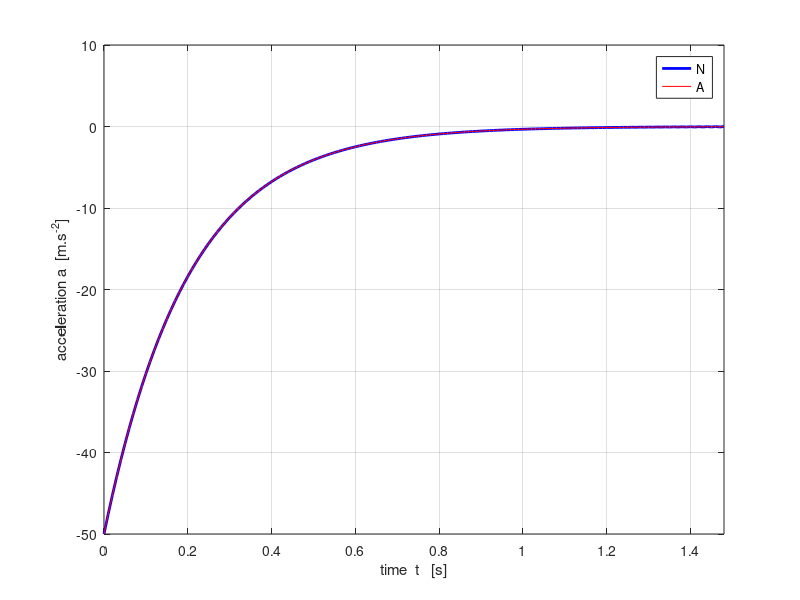
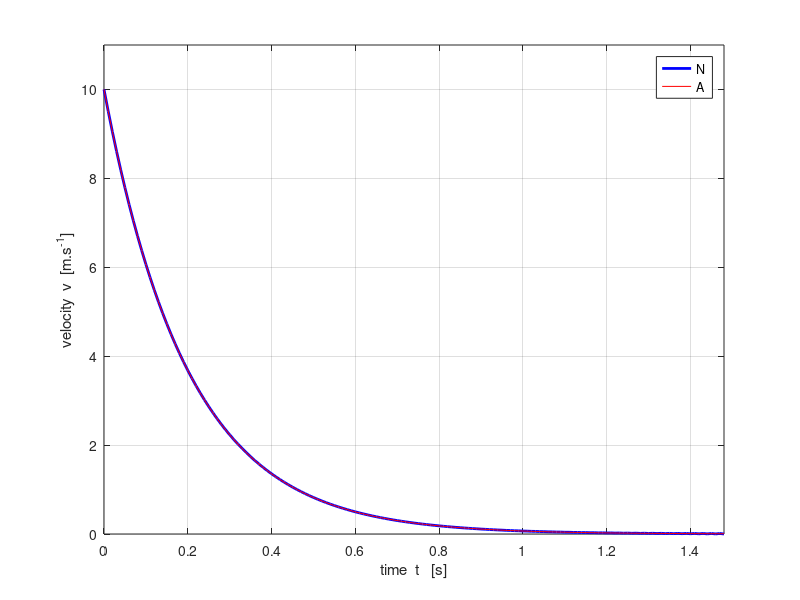
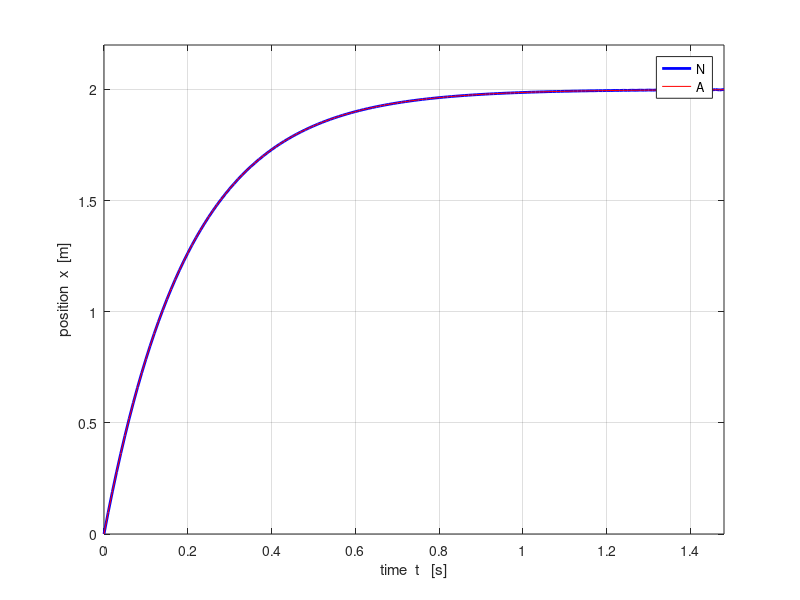
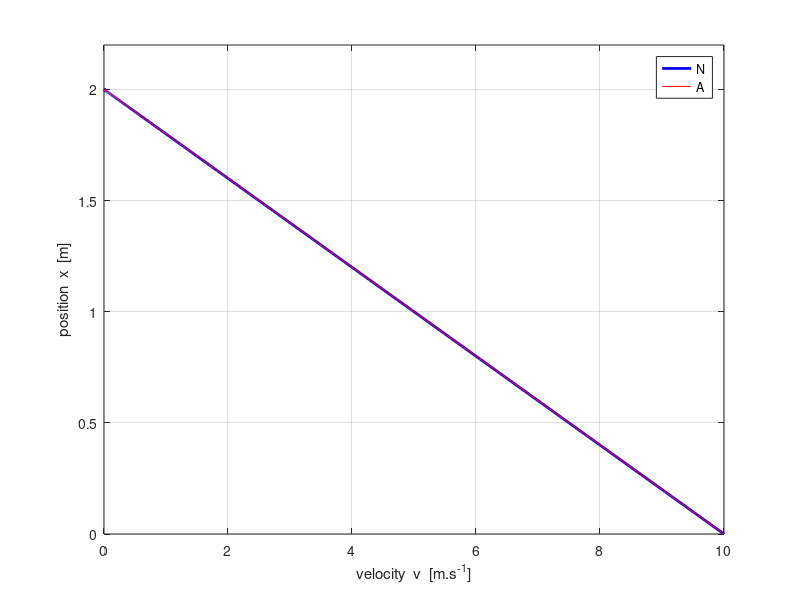

The MATLAB script that drew these images, in order:
% mec_fr_bv.m
% 20 apr 2015
% Ian Cooper   School of Physics   University of Sydney
% cooper@physics.usyd.edu.au
% ../mphome.htm
clear all
close all
clc

% Input Parameters -------------------------------------------------------
   m = 2;
   b = 10;
   v0 = 10;
   dt = 1e-2;

% SETUP ------------------------------------------------------------------
   k = (b/m)*dt;
   t(1) = 0; t(2) = dt;
   v(1) = v0;
   a(1) = -(b/m) * v(1);
   v(2) = v(1) + a(1) * dt;
   a(2) = -(b/m) * v(2);
   v(2) = v(1) + 0.5*(a(1)+a(2)) * dt;
    
   flag = 1;
   c = 3;

% NUMERICAL APPROACH -----------------------------------------------------

while flag > 0,
    v(c) = v(c-2) - 2* k * v(c-1);
    t(c) = t(c-1) + dt;
    if v(c) < 0
        flag = -10;
    end;
    c = c + 1;
end

x(1) = 0;
x(2) = 0.5*(v(1)+v(2)) * dt;

for cc = 3 : c-1
 x(cc) = x(cc-2) + 2*dt*v(cc-1);    
end

a = - (b/m) .* v;

% ANALYTICAL ANALYSIS ---------------------------------------------------
vA = v0 .* exp(-b*t/m);
xA = (m*v0/b) .* (1-exp(-b*t/m));
xAv = (b/m) .* (v0 - v);
aA = -(b/m) .* vA;

xStop = m*v0/b
tau = m/b
tau5 = 5*tau

figure(1)   % acceleration ------------------------------------------------
fs = 9;
set(gcf,'units','normalized','position',[0.1 0.2 0.18 0.22]);
tx = 'time  t   [s]';
ty = 'acceleration a  [m.s^{-2}]';
xP = t; yP = a;
Xrange = [0 1.0 * max(xP)];
Yrange = [0 1.1 * max(yP)];
   plot(xP,yP,'b','lineWidth',2)
hold on
yP = aA;
    plot(xP,yP,'r')
grid on
xlabel(tx); ylabel(ty);
set(gca,'Xlim',Xrange);
%set(gca,'Ylim',Yrange);
legend('N','A');

figure(2)   % velocity ----------------------------------------------------
fs = 9;
set(gcf,'units','normalized','position',[0.3 0.2 0.18 0.22]);
tx = 'time  t   [s]';
ty = 'velocity  v  [m.s^{-1}]';
xP = t; yP = v;
Xrange = [0 1.0 * max(xP)];
Yrange = [0 1.1 * max(yP)];
   plot(xP,yP,'b','lineWidth',2)
hold on
yP = vA;
    plot(xP,yP,'r')
grid on
xlabel(tx); ylabel(ty);
set(gca,'Xlim',Xrange);
set(gca,'Ylim',Yrange);
legend('N','A');


figure(3)    % displacement ---------------------------------------------
fs = 9;
set(gcf,'units','normalized','position',[0.5 0.2 0.18 0.22]);
tx = 'time  t   [s]';
ty = 'position  x  [m]';
xP = t; yP = x;
Xrange = [0 1.0 * max(xP)];
Yrange = [0 1.1 * max(yP)];
   plot(xP,yP,'b','lineWidth',2)
hold on
yP = xA;
    plot(xP,yP,'r')
grid on
xlabel(tx); ylabel(ty);
set(gca,'Xlim',Xrange);
set(gca,'Ylim',Yrange);
legend('N','A');

figure(4)    % displacement ---------------------------------------------
fs = 9;
set(gcf,'units','normalized','position',[0.7 0.2 0.18 0.22]);
tx = 'velocity  v  [m.s^{-1}]';
ty = 'position  x  [m]';
xP = v; yP = x;
Xrange = [0 1.0 * max(xP)];
Yrange = [0 1.1 * max(yP)];
   plot(xP,yP,'b','lineWidth',2)
hold on
yP = xA;
    plot(xP,yP,'r')
grid on
xlabel(tx); ylabel(ty);
set(gca,'Xlim',Xrange);
set(gca,'Ylim',Yrange);
legend('N','A');
